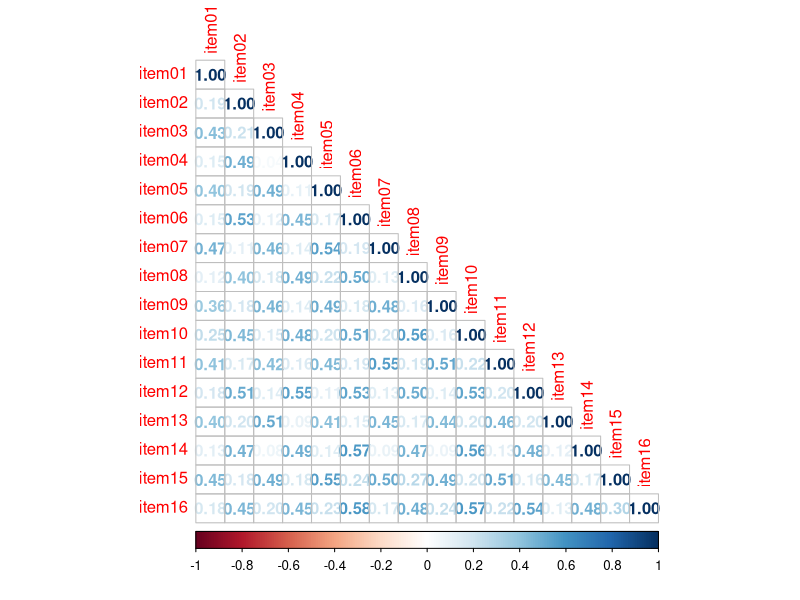
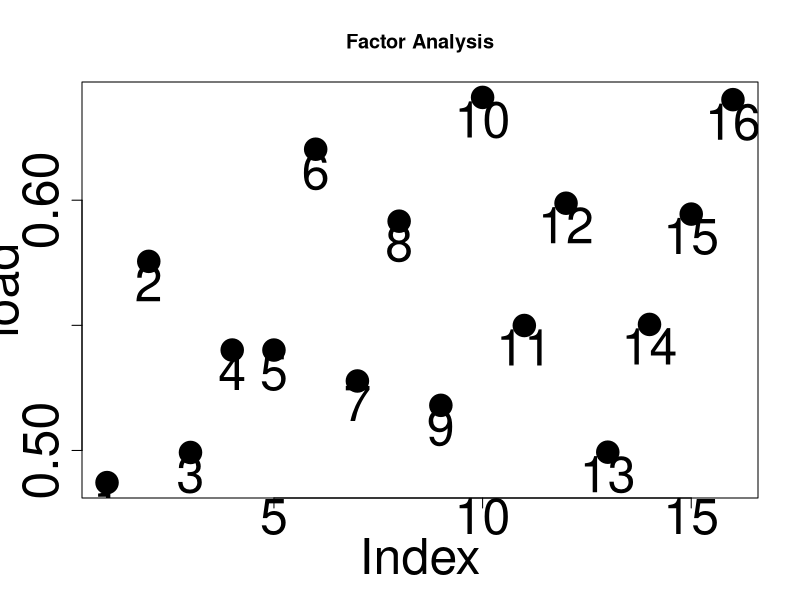
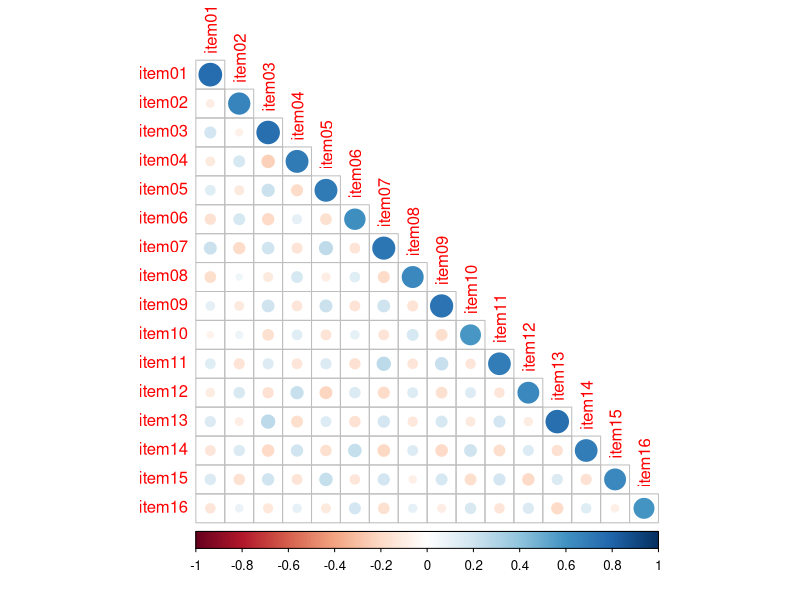
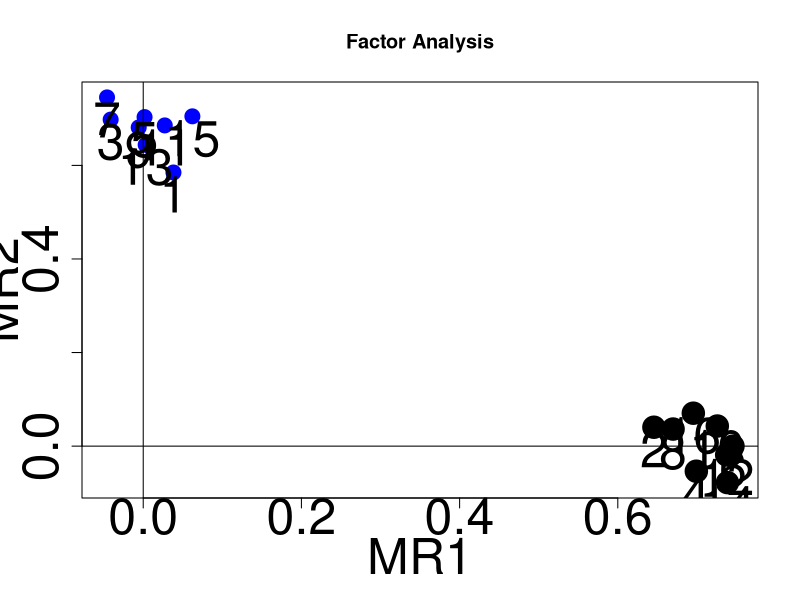
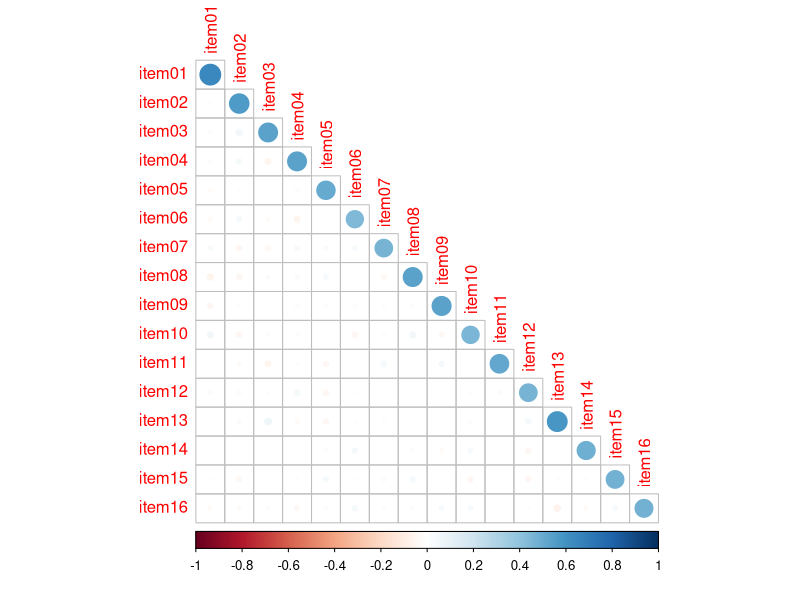
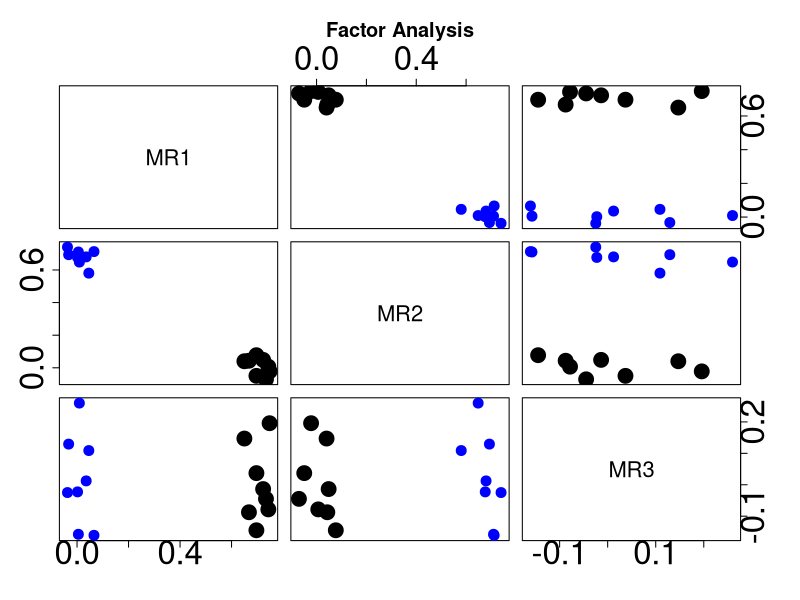
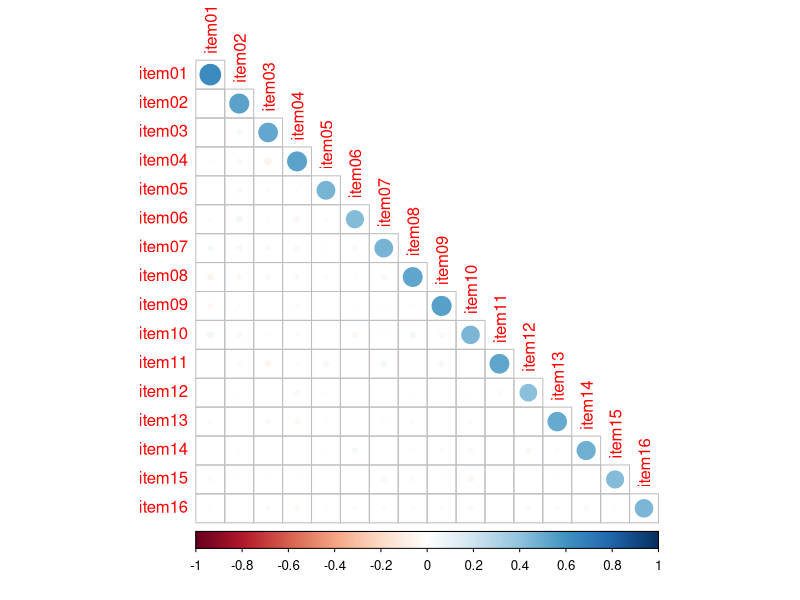

Reproduce these figures in R, in order.
## ---- chunk 1
#| column: page
#| echo: false
#| fig-align: center
#| out-width: 100%
#| fig-cap: "Matrice di correlazione policorica degli item BIDR"
set.seed(123)

N <- 300
library(MASS)
library(psych)
library(corrplot)
# ---------------------------
# FATTORI LATENTI CORRELATI
# ---------------------------
Sigma <- matrix(c(1, .4,
                  .4, 1), 2, 2)

latent <- mvrnorm(N, mu = c(0,0), Sigma = Sigma)

ego   <- latent[,1]
moral <- latent[,2]

# ---------------------------
# PARAMETRI
# ---------------------------
lambda <- 0.7
error_sd <- 0.7

e <- matrix(rnorm(N*16, 0, error_sd), N, 16)

# ---------------------------
# TUTTI GLI ITEM COERENTI
# (reverse già sistemati)
# ---------------------------

X_cont <- matrix(NA, N, 16)

for (i in 1:16) {
  
  if (i %% 2 == 0) {
    # egoistico (pari)
    X_cont[,i] <- lambda * ego + e[,i]
    
  } else {
    # moralistico (dispari)
    X_cont[,i] <- lambda * moral + e[,i]
  }
}

# ---------------------------
# DISCRETIZZAZIONE 1–6
# ---------------------------
to_likert <- function(x) {
  as.numeric(cut(x,
    breaks = quantile(x, probs = seq(0,1,length=7)),
    include.lowest = TRUE,
    labels = 1:6))
}

data <- as.data.frame(apply(X_cont, 2, to_likert))

names(data) <- paste0("item", sprintf("%02d", 1:16))

# ---------------------------
# CHECK
# ---------------------------
mycor = polychoric(data)
corrplot(mycor$rho, type = "lower", method ="number")
## ---- chunk 2
#| echo: false

efa1 = fa(mycor$rho,  nfactors = 1, n.obs = nrow(data))
efa2 = fa(mycor$rho,  nfactors = 2, n.obs = nrow(data), rotate = "oblimin")
efa3 = fa(mycor$rho,  nfactors = 3, n.obs = nrow(data), rotate = "oblimin")
## ---- chunk 3
#| column: page
#| layout-ncol: 2
#| label: "fig:fattore1"
#| fig-cap: "Soluzione a 1 fattore"
#| fig-subcap: 
#|   - "Saturazioni"
#|   - "Residui"

plot(efa1, cex = 3, cex.axis = 3, cex.lab = 3)
corrplot(efa1$residual, type = "lower")
## ---- chunk 4
efa1$Structure
## ---- chunk 5
#| column: page
#| layout-ncol: 2
#| label: "fig:fattore2"
#| fig-cap: "Soluzione a 2 fattori"
#| fig-subcap: 
#|   - "Saturazioni"
#|   - "Residui"

plot(efa2, cex = 3, cex.axis = 3, cex.lab = 3)
corrplot(efa2$residual, type = "lower")
## ---- chunk 6
efa2$Structure
## ---- chunk 7
#| column: page
#| layout-ncol: 2
#| label: "fig:fattore3"
#| fig-cap: "Soluzione a 3 fattori"
#| fig-subcap: 
#|   - "Saturazioni"
#|   - "Residui"

plot(efa3, cex = 3, cex.axis = 3, cex.lab = 3)
corrplot(efa3$residual, type = "lower")
## ---- chunk 8
efa3$Structure
